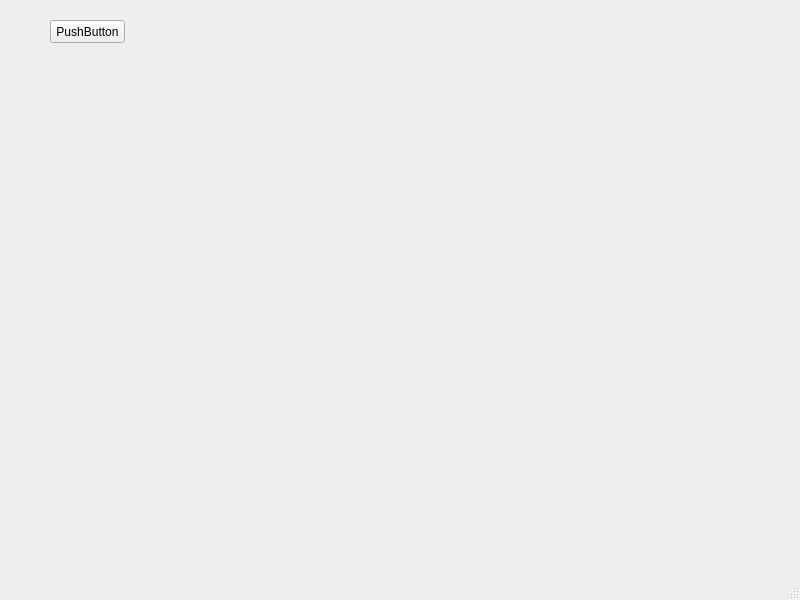
<?xml version="1.0" encoding="UTF-8"?>
<ui version="4.0">
 <class>qt_designer</class>
 <widget class="QMainWindow" name="qt_designer">
  <property name="geometry">
   <rect>
    <x>0</x>
    <y>0</y>
    <width>800</width>
    <height>600</height>
   </rect>
  </property>
  <property name="windowTitle">
   <string>MainWindow</string>
  </property>
  <widget class="QWidget" name="centralwidget">
   <widget class="QPushButton" name="pushButton_generate_random_signal">
    <property name="geometry">
     <rect>
      <x>50</x>
      <y>20</y>
      <width>75</width>
      <height>23</height>
     </rect>
    </property>
    <property name="text">
     <string>PushButton</string>
    </property>
   </widget>
   <widget class="MplWidget" name="MplWidget" native="true">
    <property name="geometry">
     <rect>
      <x>20</x>
      <y>70</y>
      <width>601</width>
      <height>421</height>
     </rect>
    </property>
   </widget>
  </widget>
  <widget class="QMenuBar" name="menubar">
   <property name="geometry">
    <rect>
     <x>0</x>
     <y>0</y>
     <width>800</width>
     <height>21</height>
    </rect>
   </property>
  </widget>
  <widget class="QStatusBar" name="statusbar"/>
 </widget>
 <customwidgets>
  <customwidget>
   <class>MplWidget</class>
   <extends>QWidget</extends>
   <header>mplwidget.h</header>
   <container>1</container>
  </customwidget>
 </customwidgets>
 <resources/>
 <connections/>
</ui>
